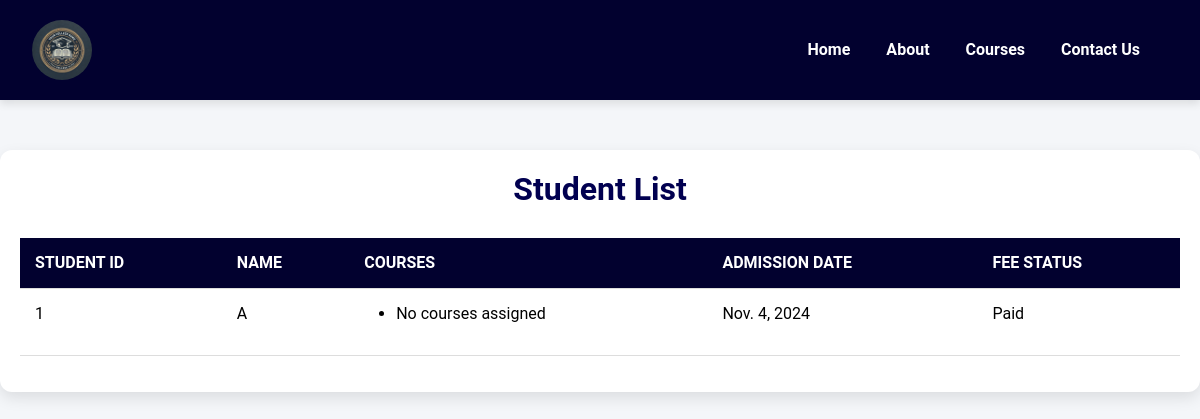
/show-students/, run on an earlier commit of the app's database.
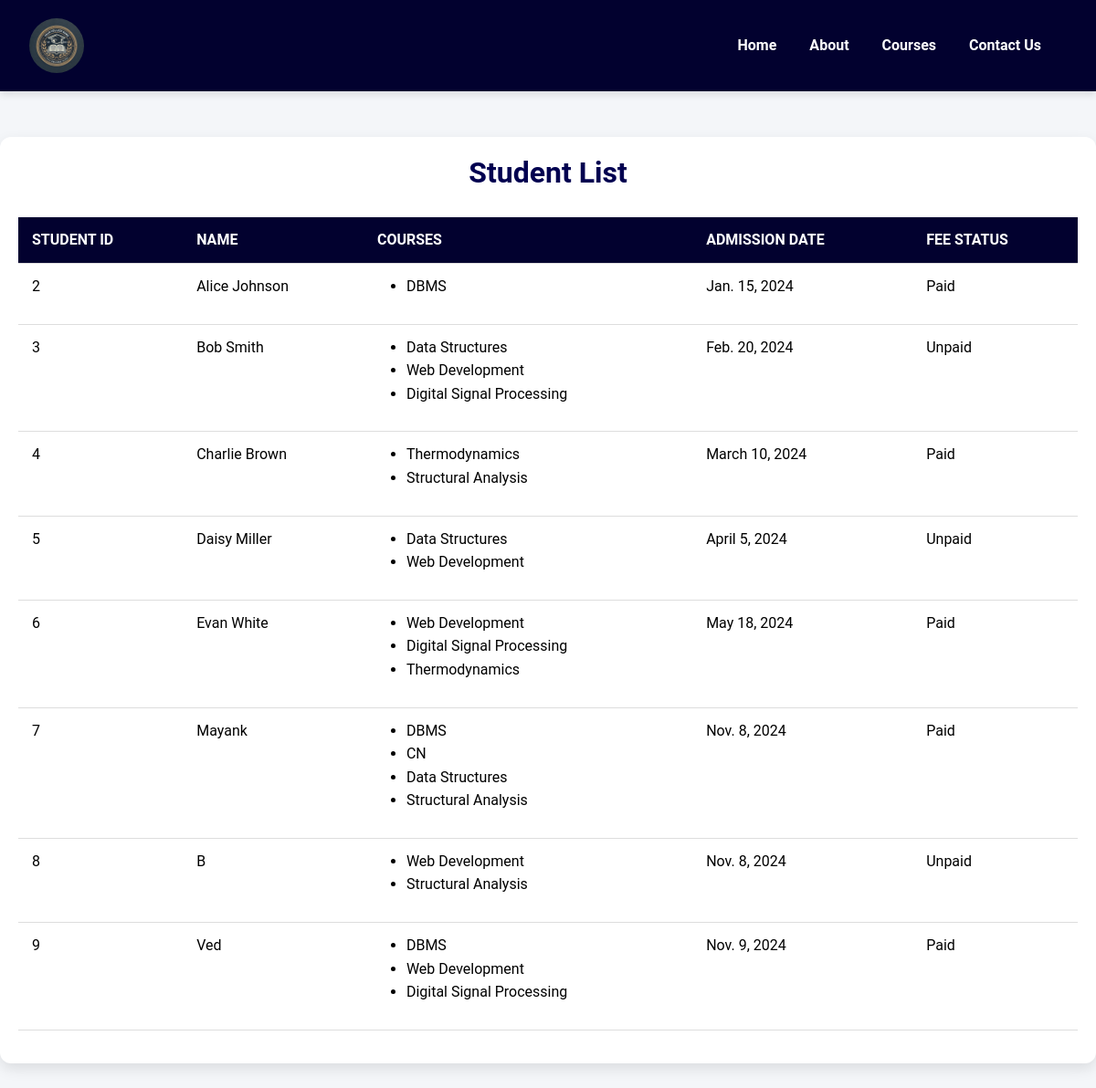
And on a later commit of the database.
### dbms/models.py (models this page shows, shortened)
class RegisteredStudent(models.Model):
    id = models.AutoField(primary_key=True)
    student_name = models.CharField(max_length=255)
    course = models.ManyToManyField(StreamCourse)  # FK to StreamCourse
    admission_date = models.DateField()
    fee_status = models.CharField(max_length=10, choices=[('Paid', 'Paid'), ('Unpaid', 'Unpaid')])

class StreamCourse(models.Model):
    id = models.AutoField(primary_key=True)
    stream_name = models.CharField(max_length=255)
    course_name = models.CharField(max_length=255)

### dbms/views.py (the view)
# urls.py: path('show-students/', show_students, name='show_students'),
def show_students(request):
    students = RegisteredStudent.objects.all().prefetch_related('course')  # Retrieve all students and prefetch related courses
    context = {
        'students': students,
    }
    return render(request, 'show_students.html', context)

### templates/show_students.html (shortened to what this page needs)
{% load static %}
<!DOCTYPE html>
<html lang="en">
<head>
    <link rel="stylesheet" href="https://cdn.jsdelivr.net/npm/bootstrap@5.3.3/dist/css/bootstrap.min.css" />
    <link rel="stylesheet" href="{% static 'lib.css' %}" />
    <link rel="stylesheet" href="{% static 'style.css' %}">
</head>
<body>
    <nav class="navbar navbar-expand-lg">
        <div class="container-fluid">
            <a class="navbar-brand" href="#">
                <img src="{% static 'images/logo.png' %}" alt="College Logo" />
            </a>
            <div class="collapse navbar-collapse" id="navbarNav">
                <ul class="navbar-nav ms-auto">
                    <li class="nav-item">
                        <a class="nav-link" href="{% url 'home' %}"> <b>Home</b></a>
                    </li>
                    <li class="nav-item">
                        <a class="nav-link" href="{% url 'about' %}"> <b>About</b></a>
                    </li>
                    <li class="nav-item">
                        <a class="nav-link" href="{% url 'show_courses' %}"> <b>Courses</b></a>
                    </li>
                    <li class="nav-item">
                        <a class="nav-link" href="{% url 'contact' %}"> <b>Contact Us</b></a>
                    </li>
                </ul>
            </div>
        </div>
    </nav>
    <div class="container">
        <h2>Student List</h2>
        <table class="table">
            <thead>
                <tr>
                    <th>Student ID</th>
                    <th>Name</th>
                    <th>Courses</th>
                    <th>Admission Date</th>
                    <th>Fee Status</th>
                </tr>
            </thead>
            <tbody>
                {% for student in students %}
                <tr>
                    <td>{{ student.id }}</td>
                    <td>{{ student.student_name }}</td>
                    <td>
                        <ul>
                            {% for course in student.course.all %}
                                <li>{{ course.course_name }}</li>
                            {% empty %}
                                <li>No courses assigned</li>
                            {% endfor %}
                        </ul>
                    </td>
                    <td>{{ student.admission_date }}</td>
                    <td>{{ student.fee_status }}</td>
                </tr>
                {% endfor %}
            </tbody>
        </table>
    </div>
</body>
</html>

What changed in the data, as far as the page shows it:
removed RegisteredStudent: id "1", student_name "A", admission_date "Nov. 4, 2024", fee_status "Paid"
added RegisteredStudent: id "2", student_name "Alice Johnson", admission_date "Jan. 15, 2024", fee_status "Paid"
now on this page (row unchanged): StreamCourse: course_name "DBMS"
added RegisteredStudent: id "3", student_name "Bob Smith", admission_date "Feb. 20, 2024", fee_status "Unpaid"
added StreamCourse: course_name "Data Structures"
added StreamCourse: course_name "Web Development"
added StreamCourse: course_name "Digital Signal Processing"
added RegisteredStudent: id "4", student_name "Charlie Brown", admission_date "March 10, 2024", fee_status "Paid"
added StreamCourse: course_name "Thermodynamics"
added StreamCourse: course_name "Structural Analysis"
added RegisteredStudent: id "5", student_name "Daisy Miller", admission_date "April 5, 2024", fee_status "Unpaid"
added RegisteredStudent: id "6", student_name "Evan White", admission_date "May 18, 2024", fee_status "Paid"
added RegisteredStudent: id "7", student_name "Mayank", admission_date "Nov. 8, 2024", fee_status "Paid"
added StreamCourse: course_name "CN", shown under "7"
added RegisteredStudent: id "8", student_name "B", admission_date "Nov. 8, 2024", fee_status "Unpaid"
added RegisteredStudent: id "9", student_name "Ved", admission_date "Nov. 9, 2024", fee_status "Paid"
